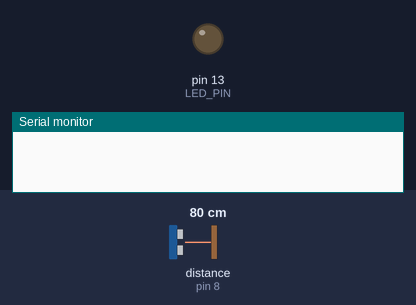
A sketch run on a simulated Arduino Uno, built with avr-gcc and run on an emulated ATmega328P. Shown: output pins drawn as LEDs (lit = HIGH), the last lines printed to the serial monitor. Wiring (inferred from the names in the program): ultrasonic range finder: trigger pin 7; echo pin 8. The test bench sets the inputs (shaded band); at power-on: distance to the obstacle (sensor on pin 8) 80 cm. The echo pulse lasts 58.3 µs per cm; pins used as bus, display or sensor lines are not drawn.

Above: at 1.2 s.
1.3 s: distance to the obstacle (sensor on pin 8) set to 53 cm
2.8 s: distance to the obstacle (sensor on pin 8) set to 47 cm
At 3.9 s:
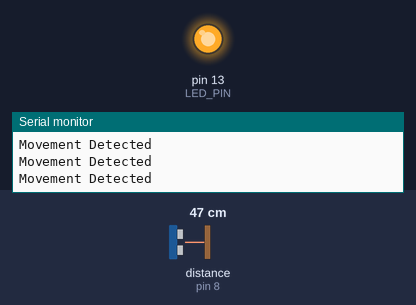
4.3 s: distance to the obstacle (sensor on pin 8) set to 60 cm
At 5.5 s:
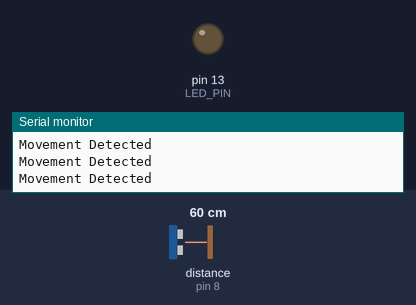
5.8 s: distance to the obstacle (sensor on pin 8) set to 2 cm
At 6.4 s:
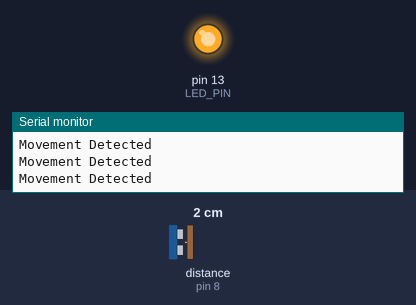
Timing chart, 0 to 8.3 s (numbered marks = the images above; inputs shaded):
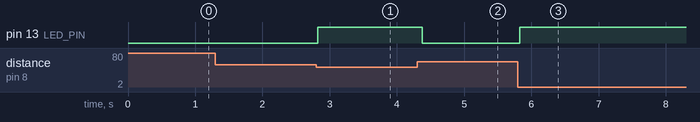

The sketch:

MainSketch.ino
```cpp
#define TRIG_PIN 7  // Ultrasonic sensor trigger pin
#define ECHO_PIN 8  // Ultrasonic sensor echo pin
#define LED_PIN 13  // LED pin

void setup() {
    pinMode(TRIG_PIN, OUTPUT);
    pinMode(ECHO_PIN, INPUT);
    pinMode(LED_PIN, OUTPUT);
    Serial.begin(9600);  // Start serial communication for debugging
}

void loop() {
    long duration;
    float distance;

    // Send a 10µs HIGH pulse to trigger the sensor
    digitalWrite(TRIG_PIN, LOW);
    delayMicroseconds(2);
    digitalWrite(TRIG_PIN, HIGH);
    delayMicroseconds(10);
    digitalWrite(TRIG_PIN, LOW);

    // Measure the time it takes for the echo to return
    duration = pulseIn(ECHO_PIN, HIGH);

    // Convert time to distance (cm)
    distance = (duration * 0.0343) / 2;

    // If movement is detected within 50cm, turn on LED and signal via serial
    if (distance > 0 && distance < 50) {
        digitalWrite(LED_PIN, HIGH);
        Serial.println("Movement Detected");  // Send signal to computer with newline
    } else {
        digitalWrite(LED_PIN, LOW);
    }

    delay(100);  // Small delay to prevent excessive readings
}
```

Measured:
- the behaviour switches between 51 and 50 cm on distance to the obstacle (sensor on pin 8) (found by bisection; images 0 and 1)
- after the input at 1.3 s, every drawn part: stays the same
- after the input at 2.8 s, pin 13 (LED_PIN): LOW → HIGH at once
- after the input at 4.3 s, pin 13 (LED_PIN): HIGH → LOW after 0.07 s
- after the input at 5.8 s, pin 13 (LED_PIN): LOW → HIGH at once
